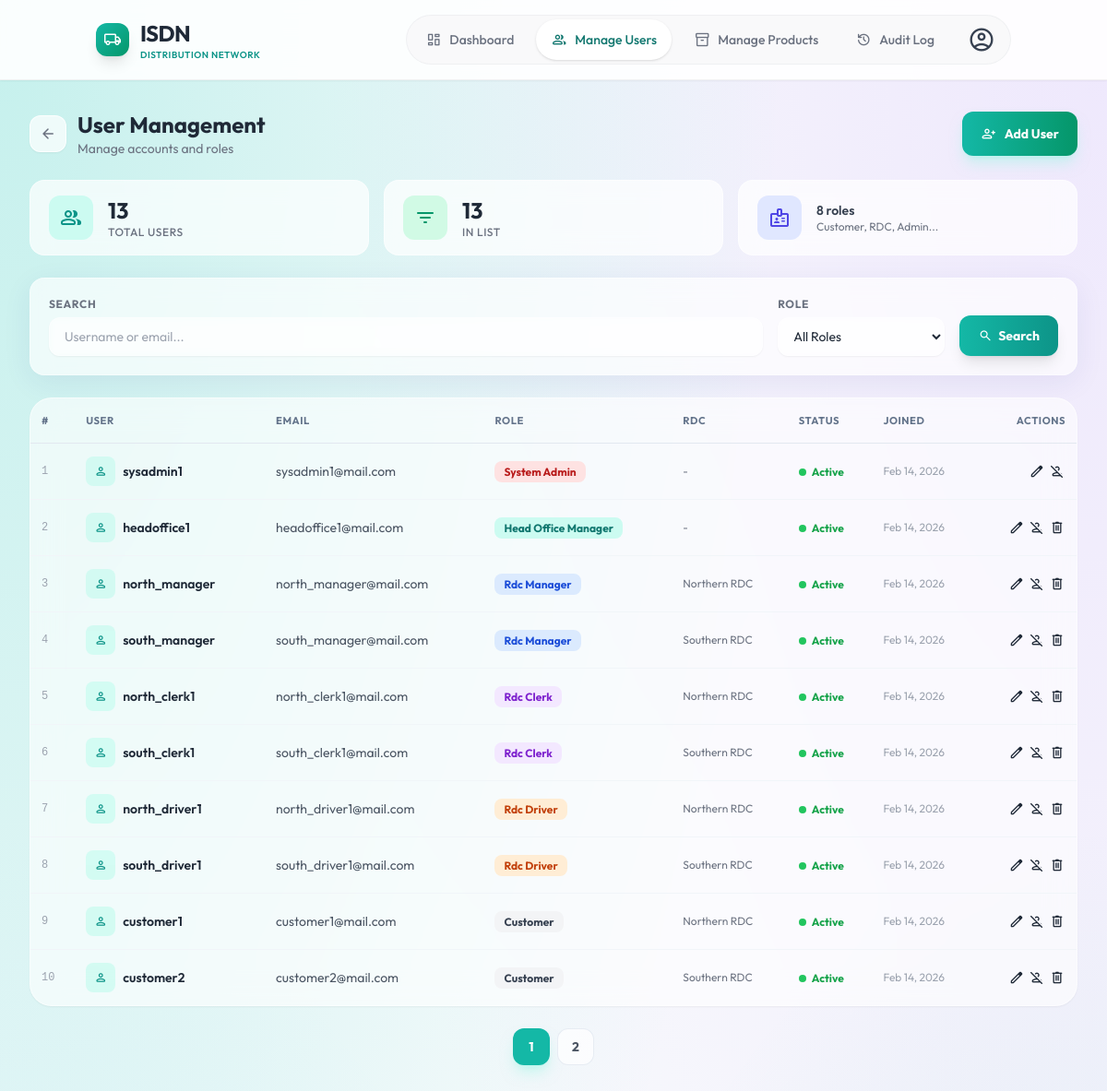
/index.php?page=system-admin-users (signed in), run on the app's committed database.
### tables this page shows
CREATE TABLE `users` (
  `id` int(11) NOT NULL,
  `username` varchar(100) NOT NULL,
  `email` varchar(150) NOT NULL,
  `password` varchar(255) NOT NULL,
  `role` enum('customer','rdc_manager','rdc_clerk','rdc_sales_ref','logistics_officer','rdc_driver','head_office_manager','system_admin') DEFAULT 'customer',
  `rdc_id` int(11) DEFAULT NULL,
  `google_id` varchar(255) DEFAULT NULL,
  `password_reset_token` varchar(255) DEFAULT NULL,
  `password_reset_expires` datetime DEFAULT NULL,
  `is_active` tinyint(1) NOT NULL DEFAULT 1,
  `created_at` timestamp NULL DEFAULT current_timestamp(),
  `updated_at` timestamp NULL DEFAULT current_timestamp() ON UPDATE current_timestamp()
);

CREATE TABLE `rdcs` (
  `rdc_id` int(11) NOT NULL,
  `rdc_code` enum('NORTH','SOUTH','EAST','WEST','CENTRAL') DEFAULT 'NORTH',
  `rdc_name` varchar(100) NOT NULL,
  `province` varchar(50) DEFAULT NULL,
  `address` text DEFAULT NULL,
  `contact_number` varchar(20) DEFAULT NULL,
  `created_at` timestamp NULL DEFAULT current_timestamp()
);

### models/SystemAdmin.php (called while the page is built, shortened)
<?php
class SystemAdmin
{
    private PDO $pdo;
    public function __construct(PDO $pdo)
    {
        $this->pdo = $pdo;
    }
    public function getUsers(int $page = 1, int $perPage = 10, string $search = '', string $roleFilter = ''): array
    {
        $offset = ($page - 1) * $perPage;
        $conditions = [];
        $params = [];
        $where = $conditions ? 'WHERE ' . implode(' AND ', $conditions) : '';
        $sql = "SELECT u.*, r.rdc_name
                FROM users u
                LEFT JOIN rdcs r ON u.rdc_id = r.rdc_id
                {$where}
                ORDER BY u.created_at DESC
                LIMIT {$perPage} OFFSET {$offset}";
        $stmt = $this->pdo->prepare($sql);
        $stmt->execute($params);
        return $stmt->fetchAll(PDO::FETCH_ASSOC);
    }
    public function countUsers(string $search = '', string $roleFilter = ''): int
    {
        $conditions = [];
        $params = [];
        $where = $conditions ? 'WHERE ' . implode(' AND ', $conditions) : '';
        $stmt = $this->pdo->prepare("SELECT COUNT(*) FROM users {$where}");
        $stmt->execute($params);
        return (int) $stmt->fetchColumn();
    }
    public function getAllRoles(): array
    {
        return [
            'customer'             => 'Customer',
            'rdc_manager'          => 'RDC Manager',
            'rdc_clerk'            => 'RDC Clerk',
            'rdc_sales_ref'        => 'Sales Representative',
            'logistics_officer'    => 'Logistics Officer',
            'rdc_driver'           => 'RDC Driver',
            'head_office_manager'  => 'Head Office Manager',
            'system_admin'         => 'System Administrator',
        ];
    }
}

### views/system-admin/users.php (the view, shortened to what this page needs)
<?php
require_once __DIR__ . '/../../models/SystemAdmin.php';
$admin = new SystemAdmin($pdo);
require_once __DIR__ . '/../../includes/header.php';
?>
<?php
$search     = trim($_GET['search'] ?? '');
$roleFilter = trim($_GET['role'] ?? '');
$page       = max(1, (int) ($_GET['pg'] ?? 1));
$perPage    = 10;
$users      = $admin->getUsers($page, $perPage, $search, $roleFilter);
$totalUsers = $admin->countUsers($search, $roleFilter);
$totalPages = max(1, ceil($totalUsers / $perPage));
$allRoles   = $admin->getAllRoles();
$totalAll   = $admin->countUsers('', '');
$roleBadges = [
    'customer'            => 'bg-gray-100 text-gray-700',
    'rdc_manager'         => 'bg-blue-100 text-blue-700',
    'rdc_clerk'           => 'bg-purple-100 text-purple-700',
    'rdc_sales_ref'       => 'bg-indigo-100 text-indigo-700',
    'logistics_officer'   => 'bg-yellow-100 text-yellow-700',
    'rdc_driver'          => 'bg-orange-100 text-orange-700',
    'head_office_manager' => 'bg-teal-100 text-teal-700',
    'system_admin'        => 'bg-red-100 text-red-700',
];
?>
<div class="min-h-screen py-8 px-4 sm:px-6 lg:px-8">
    <div class="max-w-7xl mx-auto">
        <div class="flex flex-col md:flex-row md:items-center justify-between gap-4 mb-6">
            <div class="flex items-center gap-3">
                <a href="<?php echo BASE_PATH; ?>/index.php?page=system-admin-dashboard" class="w-10 h-10 rounded-xl bg-white/70 border border-white/80 flex items-center justify-center text-gray-500 hover:text-teal-600 hover:bg-white shadow-sm transition"><span class="material-symbols-rounded">arrow_back</span></a>
                <div>
                    <h1 class="text-2xl font-bold text-gray-800 font-['Outfit']">User Management</h1>
                    <p class="text-sm text-gray-500">Manage accounts and roles</p>
                </div>
            </div>
            <a href="<?php echo BASE_PATH; ?>/index.php?page=system-admin-users&action=add" class="px-5 py-2.5 rounded-xl bg-gradient-to-r from-teal-500 to-emerald-600 text-white font-bold text-sm shadow-lg shadow-teal-200/50 hover:shadow-teal-200/70 hover:scale-[1.02] transition flex items-center gap-2 w-fit">
                <span class="material-symbols-rounded text-lg">person_add</span> Add User
            </a>
        </div>
        <div class="grid grid-cols-1 sm:grid-cols-2 lg:grid-cols-3 gap-4 mb-6">
            <div class="stat-card flex items-center gap-4">
                <div class="w-12 h-12 rounded-xl bg-teal-100 flex items-center justify-center text-teal-600">
                    <span class="material-symbols-rounded text-2xl">group</span>
                </div>
                <div>
                    <p class="text-2xl font-bold text-gray-800"><?php echo number_format($totalAll); ?></p>
                    <p class="text-xs font-medium text-gray-500 uppercase tracking-wider">Total Users</p>
                </div>
            </div>
            <div class="stat-card flex items-center gap-4">
                <div class="w-12 h-12 rounded-xl bg-emerald-100 flex items-center justify-center text-emerald-600">
                    <span class="material-symbols-rounded text-2xl">filter_list</span>
                </div>
                <div>
                    <p class="text-2xl font-bold text-gray-800"><?php echo number_format($totalUsers); ?></p>
                    <p class="text-xs font-medium text-gray-500 uppercase tracking-wider"><?php echo ($search || $roleFilter) ? 'Showing (filtered)' : 'In list'; ?></p>
                </div>
            </div>
            <div class="stat-card flex items-center gap-4 sm:col-span-2 lg:col-span-1">
                <div class="w-12 h-12 rounded-xl bg-indigo-100 flex items-center justify-center text-indigo-600">
                    <span class="material-symbols-rounded text-2xl">badge</span>
                </div>
                <div class="min-w-0">
                    <p class="text-sm font-semibold text-gray-700 truncate"><?php echo count($allRoles); ?> roles</p>
                    <p class="text-xs text-gray-500">Customer, RDC, Admin...</p>
                </div>
            </div>
        </div>
        <form method="GET" class="glass-card rounded-2xl p-5 mb-6 flex flex-wrap gap-4 items-end">
            <div class="flex-1 min-w-[200px]">
                <label class="block text-xs font-bold text-gray-500 uppercase tracking-wider mb-1.5">Search</label>
                <input type="text" name="search" value="<?php echo htmlspecialchars($search); ?>" placeholder="Username or email..."
                       class="w-full border border-white/40 bg-white/30 backdrop-blur-sm rounded-xl px-4 py-2.5 text-sm focus:ring-2 focus:ring-teal-500 focus:border-transparent transition shadow-sm">
            </div>
            <div>
                <label class="block text-xs font-bold text-gray-500 uppercase tracking-wider mb-1.5">Role</label>
                <select name="role" class="border border-white/40 bg-white/30 backdrop-blur-sm rounded-xl px-3 py-2.5 text-sm min-w-[160px] focus:ring-2 focus:ring-teal-500 transition shadow-sm">
                    <option value="">All Roles</option>
                </select>
            </div>
            <button type="submit" class="px-5 py-2.5 rounded-xl bg-gradient-to-r from-teal-500 to-teal-600 text-white font-bold text-sm shadow-lg hover:scale-[1.02] transition flex items-center gap-1.5">
                <span class="material-symbols-rounded text-base">search</span> Search
            </button>
        </form>
        <div class="glass-panel rounded-3xl overflow-hidden mb-6 shadow-sm">
            <?php if (empty($users)): ?>
                <div class="text-center py-20">
                    <div class="w-20 h-20 mx-auto rounded-2xl bg-gray-100/80 flex items-center justify-center text-gray-300 mb-4"><span class="material-symbols-rounded text-4xl">person_search</span></div>
                    <p class="text-gray-500 font-medium">No users found</p>
                    <p class="text-sm text-gray-400 mt-1">Try adjusting search or filters</p>
                </div>
            <?php else: ?>
                <div class="overflow-x-auto">
                    <table class="w-full text-sm admin-table">
                        <thead>
                            <tr class="text-left">
                                <th>#</th>
                                <th>User</th>
                                <th>Email</th>
                                <th>Role</th>
                                <th>RDC</th>
                                <th>Status</th>
                                <th>Joined</th>
                                <th class="text-right">Actions</th>
                            </tr>
                        </thead>
                        <tbody class="divide-y divide-slate-100">
                            <?php foreach ($users as $u): ?>
                            <tr class="table-row-hover" data-user="<?php echo htmlspecialchars(json_encode(['id' => $u['id'], 'username' => $u['username'], 'email' => $u['email'], 'role' => $u['role'], 'rdc_name' => $u['rdc_name'] ?? '-', 'is_active' => (int)($u['is_active'] ?? 1), 'created_at' => $u['created_at']])); ?>">
                                <td class="text-gray-400 font-mono text-xs"><?php echo $u['id']; ?></td>
                                <td>
                                    <button type="button" onclick="openViewUser(this.closest('tr'))" class="font-semibold text-gray-800 hover:text-teal-600 transition text-left flex items-center gap-2">
                                        <span class="w-8 h-8 rounded-lg bg-teal-100/80 flex items-center justify-center text-teal-600 flex-shrink-0"><span class="material-symbols-rounded text-base">person</span></span>
                                        <?php echo htmlspecialchars($u['username']); ?>
                                    </button>
                                </td>
                                <td class="text-gray-600"><?php echo htmlspecialchars($u['email']); ?></td>
                                <td><span class="px-2.5 py-1 rounded-lg text-xs font-bold <?php echo $roleBadges[$u['role']] ?? 'bg-gray-100 text-gray-600'; ?>"><?php echo ucwords(str_replace('_', ' ', $u['role'])); ?></span></td>
                                <td class="text-gray-500 text-xs"><?php echo htmlspecialchars($u['rdc_name'] ?? '-'); ?></td>
                                <td>
                                    <?php if ($u['is_active'] ?? 1): ?>
                                        <span class="inline-flex items-center gap-1.5 text-xs font-bold text-green-600"><span class="w-2 h-2 rounded-full bg-green-500"></span>Active</span>
                                    <?php else: ?>
                                        <span class="inline-flex items-center gap-1.5 text-xs font-bold text-red-500"><span class="w-2 h-2 rounded-full bg-red-400"></span>Inactive</span>
                                    <?php endif; ?>
                                </td>
                                <td class="text-gray-400 text-xs"><?php echo date('M j, Y', strtotime($u['created_at'])); ?></td>
                                <td class="text-right">
                                    <div class="flex items-center justify-end gap-1">
                                        <a href="<?php echo BASE_PATH; ?>/index.php?page=system-admin-users&action=edit&id=<?php echo $u['id']; ?>" class="admin-action-btn admin-action-btn-edit" title="Edit"><span class="material-symbols-rounded text-lg">edit</span></a>
                                        <button type="button" onclick="openConfirmUser(<?php echo $u['id']; ?>, 'toggle', '<?php echo ($u['is_active'] ?? 1) ? 'Deactivate' : 'Activate'; ?> this user?')" class="admin-action-btn admin-action-btn-toggle <?php echo ($u['is_active'] ?? 1) ? '' : 'on'; ?>" title="<?php echo ($u['is_active'] ?? 1) ? 'Deactivate' : 'Activate'; ?>"><span class="material-symbols-rounded text-lg"><?php echo ($u['is_active'] ?? 1) ? 'person_off' : 'person'; ?></span></button>
                                        <?php if ($u['id'] != $_SESSION['user_id']): ?>
                                        <button type="button" onclick="openConfirmUser(<?php echo $u['id']; ?>, 'delete', 'Permanently delete this user? This cannot be undone.')" class="admin-action-btn admin-action-btn-delete" title="Delete"><span class="material-symbols-rounded text-lg">delete</span></button>
                                        <?php endif; ?>
                                    </div>
                                </td>
                            </tr>
                            <?php endforeach; ?>
                        </tbody>
                    </table>
                </div>
            <?php endif; ?>
        </div>
        <?php if ($totalPages > 1): ?>
        <div class="flex items-center justify-center gap-2 flex-wrap">
            <?php for ($i = 1; $i <= $totalPages; $i++):
                $isActive = $i === $page;
                $qs = http_build_query(array_merge($_GET, ['pg' => $i]));
            ?>
                <a href="<?php echo BASE_PATH; ?>/index.php?<?php echo $qs; ?>"
                   class="w-10 h-10 rounded-xl flex items-center justify-center text-sm font-bold transition <?php echo $isActive ? 'bg-teal-500 text-white shadow-lg shadow-teal-200/50' : 'bg-white/70 text-gray-600 hover:bg-white border border-slate-200/80'; ?>">
                    <?php echo $i; ?>
                </a>
            <?php endfor; ?>
        </div>
        <?php endif; ?>
    </div>
</div>
<?php require_once __DIR__ . '/../../includes/footer.php'; ?>

### assets/css/style.css (style rules this page uses)
body { font-family: 'Outfit', sans-serif; background: linear-gradient(135deg, #f0fdfa 0%, #ffffff 50%, #ecfdf5 100%); color: #1f2937; }
.glass-panel { background: rgba(255, 255, 255, 0.7); backdrop-filter: blur(12px); -webkit-backdrop-filter: blur(12px); border: 1px solid rgba(255, 255, 255, 0.5); box-shadow: 0 8px 32px 0 rgba(31, 38, 135, 0.07); }
.glass-card { background: rgba(255, 255, 255, 0.5); backdrop-filter: blur(8px); -webkit-backdrop-filter: blur(8px); border: 1px solid rgba(255, 255, 255, 0.4); box-shadow: 0 4px 6px rgba(0, 0, 0, 0.02); transition: all 0.3s ease; }

### assets/css/custom.css (style rules this page uses)
body { font-family: 'Outfit', 'Inter', sans-serif; background-color: #f0fdfa; background-image: radial-gradient(at 0% 0%, rgba(45, 212, 191, 0.25) 0px, transparent 50%), radial-gradient(at 100% 0%, rgba(200, 160, 255, 0.2) 0px, transparent 50%), radial-gradient(at 100% 100%, rgba(20, 184, 166, 0.25) 0px, transparent 50%), radial-gradient(at 0% 100%, rgba(100, 200, 255, 0.2) 0px, transparent 50%); background-attachment: fixed; }
.glass-panel { background: rgba(255, 255, 255, 0.6); backdrop-filter: blur(16px); -webkit-backdrop-filter: blur(16px); border: 1px solid rgba(255, 255, 255, 0.5); }
.glass-card { background: rgba(255, 255, 255, 0.65); backdrop-filter: blur(12px); border: 1px solid rgba(255, 255, 255, 0.4); box-shadow: 0 8px 32px rgba(31, 38, 135, 0.07); }
.stat-card { background: rgba(255, 255, 255, 0.7); backdrop-filter: blur(12px); border: 1px solid rgba(255, 255, 255, 0.5); border-radius: 1rem; padding: 1rem 1.25rem; transition: transform 0.2s, box-shadow 0.2s; }
.admin-table thead th { font-size: 0.7rem; font-weight: 700; text-transform: uppercase; letter-spacing: 0.05em; color: #64748b; padding: 0.875rem 0.75rem; border-bottom: 1px solid #e2e8f0; }
.admin-table tbody td { padding: 0.875rem 0.75rem; vertical-align: middle; }
.admin-table tbody tr { transition: background 0.15s; }

### includes/header.php (style rules this page uses)
.material-symbols-rounded { vertical-align: middle; font-size: 1.25rem; }

### data on the page
users: id "1", username "sysadmin1", email "sysadmin1@mail.com", role "System Admin", rdc_name "-", is_active 1 (drawn), created_at "Feb 14, 2026"
users: id "2", username "headoffice1", email "headoffice1@mail.com", role "Head Office Manager", rdc_name "-", is_active 1 (drawn), created_at "Feb 14, 2026"
users: id "3", username "north_manager", email "north_manager@mail.com", role "Rdc Manager", rdc.rdc_name "Northern RDC", is_active 1 (drawn), created_at "Feb 14, 2026"
users: id "4", username "south_manager", email "south_manager@mail.com", role "Rdc Manager", rdc.rdc_name "Southern RDC", is_active 1 (drawn), created_at "Feb 14, 2026"
users: id "5", username "north_clerk1", email "north_clerk1@mail.com", role "Rdc Clerk", rdc.rdc_name "Northern RDC", is_active 1 (drawn), created_at "Feb 14, 2026"
users: id "6", username "south_clerk1", email "south_clerk1@mail.com", role "Rdc Clerk", rdc.rdc_name "Southern RDC", is_active 1 (drawn), created_at "Feb 14, 2026"
users: id "7", username "north_driver1", email "north_driver1@mail.com", role "Rdc Driver", rdc.rdc_name "Northern RDC", is_active 1 (drawn), created_at "Feb 14, 2026"
users: id "8", username "south_driver1", email "south_driver1@mail.com", role "Rdc Driver", rdc.rdc_name "Southern RDC", is_active 1 (drawn), created_at "Feb 14, 2026"
users: id "9", username "customer1", email "customer1@mail.com", role "Customer", rdc.rdc_name "Northern RDC", is_active 1 (drawn), created_at "Feb 14, 2026"
users: id "10", username "customer2", email "customer2@mail.com", role "Customer", rdc.rdc_name "Southern RDC", is_active 1 (drawn), created_at "Feb 14, 2026"

### other printed values
$item['label'] "Dashboard"
$item['label'] "Manage Users"
$item['label'] "Manage Products"
$item['label'] "Audit Log"
$totalAll "13"
$totalUsers "13"
count($allRoles) "8"
